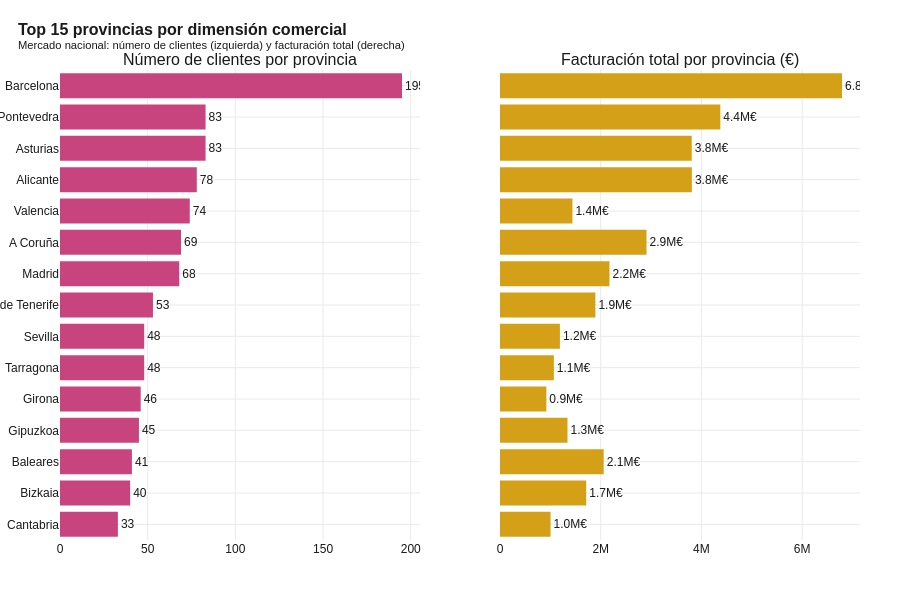

The notebook cell saved with this chart:
### Code cell
# Visualización: Top 15 provincias (barras horizontales)
top15 = top_provincias.head(15).copy()
top15 = top15.sort_values("n_clientes", ascending=True)

fig = make_subplots(rows=1, cols=2,
                    subplot_titles=("Número de clientes por provincia",
                                     "Facturación total por provincia (€)"),
                    shared_yaxes=True, horizontal_spacing=0.10)

fig.add_trace(go.Bar(
    x=top15["n_clientes"], y=top15["provincia"],
    orientation="h", marker_color=COLOR_NACIONAL,
    text=[fmt_es(v) for v in top15["n_clientes"]], textposition="outside",
    showlegend=False,
), row=1, col=1)

fig.add_trace(go.Bar(
    x=top15["facturacion_total"], y=top15["provincia"],
    orientation="h", marker_color=COLOR_DESTACAR,
    text=[f"{v/1e6:.1f}M€" for v in top15["facturacion_total"]],
    textposition="outside", showlegend=False,
), row=1, col=2)

fig.update_layout(
    title=dict(text="<b>Top 15 provincias por dimensión comercial</b><br><sup>Mercado nacional: número de clientes (izquierda) y facturación total (derecha)</sup>"),
    height=600,
)
guardar_y_mostrar(fig, "01_top15_provincias", h=600)

### Figure 1 — Plotly figure (JSON) as saved in the notebook; plotly's stock layout.template omitted (floating-point values rounded to 4 significant figures)
{"data": [{"marker": {"color": "#C8447F"}, "orientation": "h", "showlegend": false, "text": ["33", "40", "41", "45", "46", "48", "48", "53", "68", "69", "74", "78", "83", "83", "195"], "textposition": "outside", "type": "bar", "x": [33, 40, 41, 45, 46, 48, 48, 53, 68, 69, 74, 78, 83, 83, 195], "xaxis": "x", "y": ["Cantabria", "Bizkaia", "Baleares", "Gipuzkoa", "Girona", "Tarragona", "Sevilla", "Santa Cruz de Tenerife", "Madrid", "A Coruña", "Valencia", "Alicante", "Asturias", "Pontevedra", "Barcelona"], "yaxis": "y"}, {"marker": {"color": "#D4A017"}, "orientation": "h", "showlegend": false, "text": ["1.0M€", "1.7M€", "2.1M€", "1.3M€", "0.9M€", "1.1M€", "1.2M€", "1.9M€", "2.2M€", "2.9M€", "1.4M€", "3.8M€", "3.8M€", "4.4M€", "6.8M€"], "textposition": "outside", "type": "bar", "x": [1004000.0, 1712000.0, 2059000.0, 1340000.0, 920500.0, 1069000.0, 1190000.0, 1894000.0, 2174000.0, 2909000.0, 1438000.0, 3810000.0, 3807000.0, 4375000.0, 6791000.0], "xaxis": "x2", "y": ["Cantabria", "Bizkaia", "Baleares", "Gipuzkoa", "Girona", "Tarragona", "Sevilla", "Santa Cruz de Tenerife", "Madrid", "A Coruña", "Valencia", "Alicante", "Asturias", "Pontevedra", "Barcelona"], "yaxis": "y2"}], "layout": {"annotations": [{"font": {"size": 16}, "showarrow": false, "text": "Número de clientes por provincia", "x": 0.225, "xanchor": "center", "xref": "paper", "y": 1, "yanchor": "bottom", "yref": "paper"}, {"font": {"size": 16}, "showarrow": false, "text": "Facturación total por provincia (€)", "x": 0.775, "xanchor": "center", "xref": "paper", "y": 1, "yanchor": "bottom", "yref": "paper"}], "height": 600, "title": {"text": "<b>Top 15 provincias por dimensión comercial</b><br><sup>Mercado nacional: número de clientes (izquierda) y facturación total (derecha)</sup>"}, "xaxis": {"anchor": "y", "domain": [0, 0.45]}, "xaxis2": {"anchor": "y2", "domain": [0.55, 1]}, "yaxis": {"anchor": "x", "domain": [0, 1]}, "yaxis2": {"anchor": "x2", "domain": [0, 1], "matches": "y", "showticklabels": false}}}
